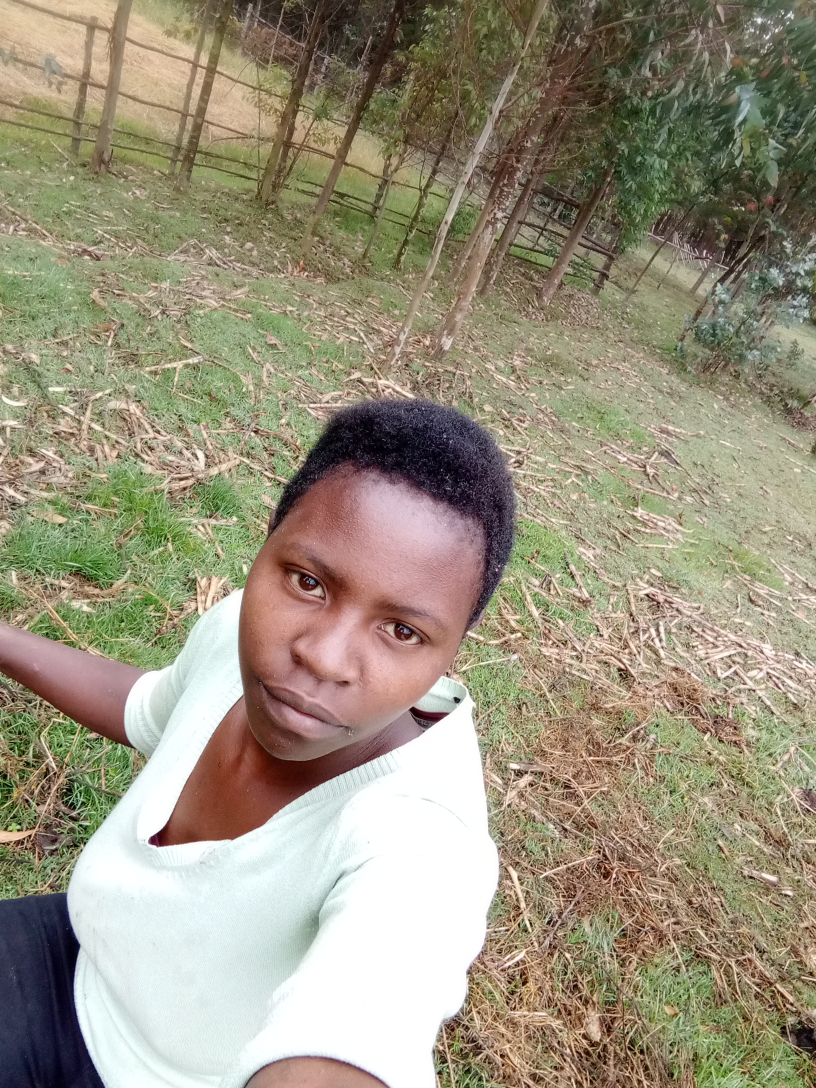
#> input picture verification faces/jecinta_111/IMG_20230810_085308_054.jpg, 2448 x 3264 px, given in place of the camera (shown at 1/3 size)
$ python 2.py
#> lines starting #> are read from the running program, lines starting #| are printed output that depends on the picture; after the words box and inside, x2 and y2 are one past the last pixel; in counts of white or black regions, pixels touching at a corner belong together
#> in generate_dataset, frame is the input picture: shape (3264, 2448, 3); mean B, G, R 125.3, 146.3, 154
import cv2
import numpy as np
from random import shuffle
from tqdm import tqdm

def my_label(image_name):
    if "jecinta" in image_name:
        return "jecinta"

def generate_dataset():
    face_classifier = cv2.CascadeClassifier("haarcascade_frontalface_default.xml")

    def face_cropped(img):
        gray = cv2.cvtColor(img, cv2.COLOR_BGR2GRAY)
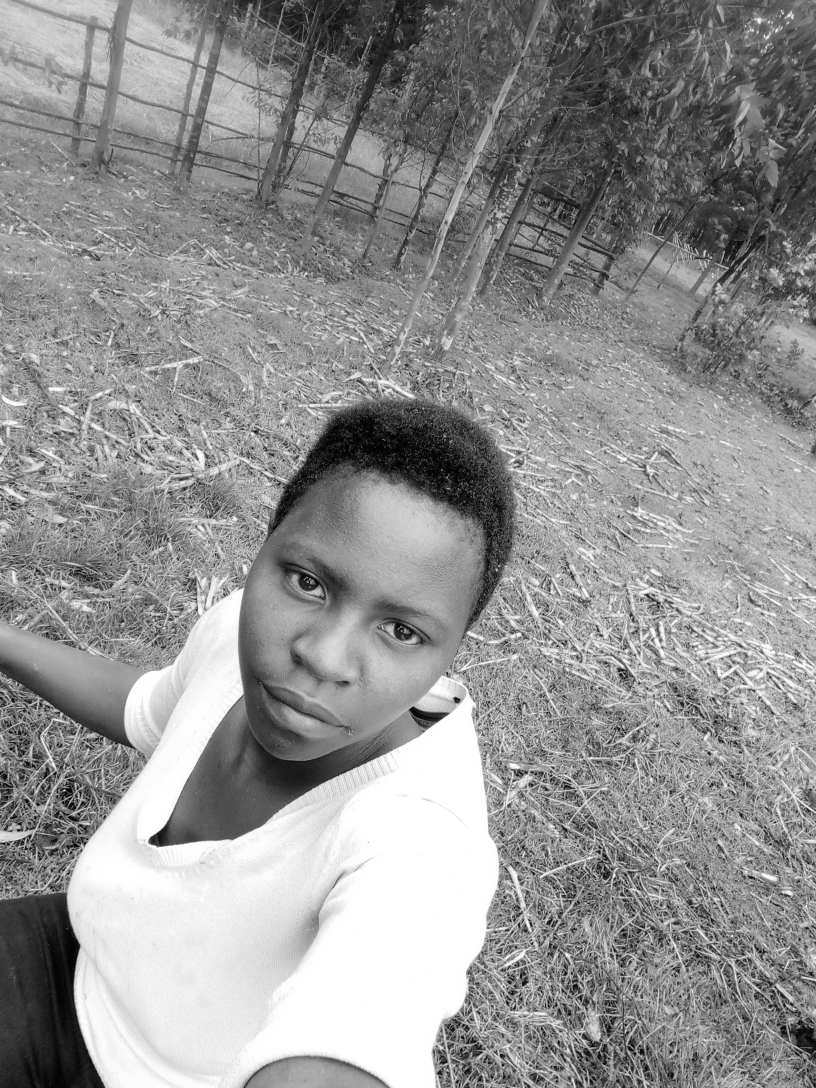
#> gray: shape (3264, 2448) (shown at 1/3 size); min 0, max 255, mean 146.2
        faces = face_classifier.detectMultiScale(gray, 1.3, 5)
#> faces = [[787, 62, 58, 58]]

        if len(faces) == 0:
            return None
        for (x, y, w, h) in faces:
            cropped_face = img[y:y+h, x:x+w]
            return cropped_face
#> this loop made 1 pass
#> pass 1, in face_cropped, `cropped_face = img[y:y+h, x:x+w]`:
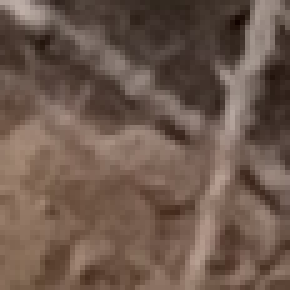
#> cropped_face: shape (58, 58, 3) (shown 5 times larger); mean B, G, R 77.7, 89.3, 109.9

    cap = cv2.VideoCapture(0)
    img_id = 0

    data = []
    while True:
        ret, frame = cap.read()
        if face_cropped(frame) is not None:
            img_id += 1
#> img_id = 1
            face = cv2.resize(face_cropped(frame), (200, 200))
#> the loop in face_cropped, `for (x, y, w, h) in faces:` made 1 pass
            face = cv2.cvtColor(face, cv2.COLOR_BGR2GRAY)
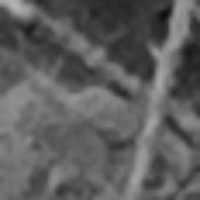
#> face: shape (200, 200); min 8, max 178, mean 94
            file_name_path = "data/jecinta." + str(img_id) + ".jpg"
#> file_name_path = 'data/jecinta.1.jpg'
            label = my_label(file_name_path)
#> label = 'jecinta'
            cv2.imwrite(file_name_path, face)
            cv2.putText(face, str(img_id), (50, 50), cv2.FONT_HERSHEY_COMPLEX, 1, (0, 255, 0), 2)
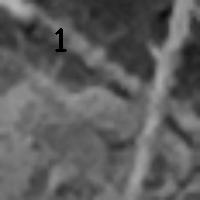
#> face: shape (200, 200); 0.31% of pixels changed, all inside (x1, y1, x2, y2) = (55, 28, 67, 52)
            data.append((face, label))
            print("Label for", file_name_path, "is:", label)  # Print the label
#| Label for data/jecinta.1.jpg is: jecinta
            if cv2.waitKey(1) == 13 or int(img_id) == 1000:
#> (key Esc is pressed here)
                break

    cap.release()
    cv2.destroyAllWindows()
    print("Collecting samples is completed")

    shuffle(data)  # Shuffle the data list
    shuffled_data = list(tqdm(data, desc="Shuffling data"))  # Use tqdm to visualize shuffling progress
#> shuffled_data = 2 items
    return shuffled_data

shuffled_data = generate_dataset()
#> shuffled_data = 2 items

$ run again, on verification faces/jecinta_111/IMG_20230810_085315_652.jpg
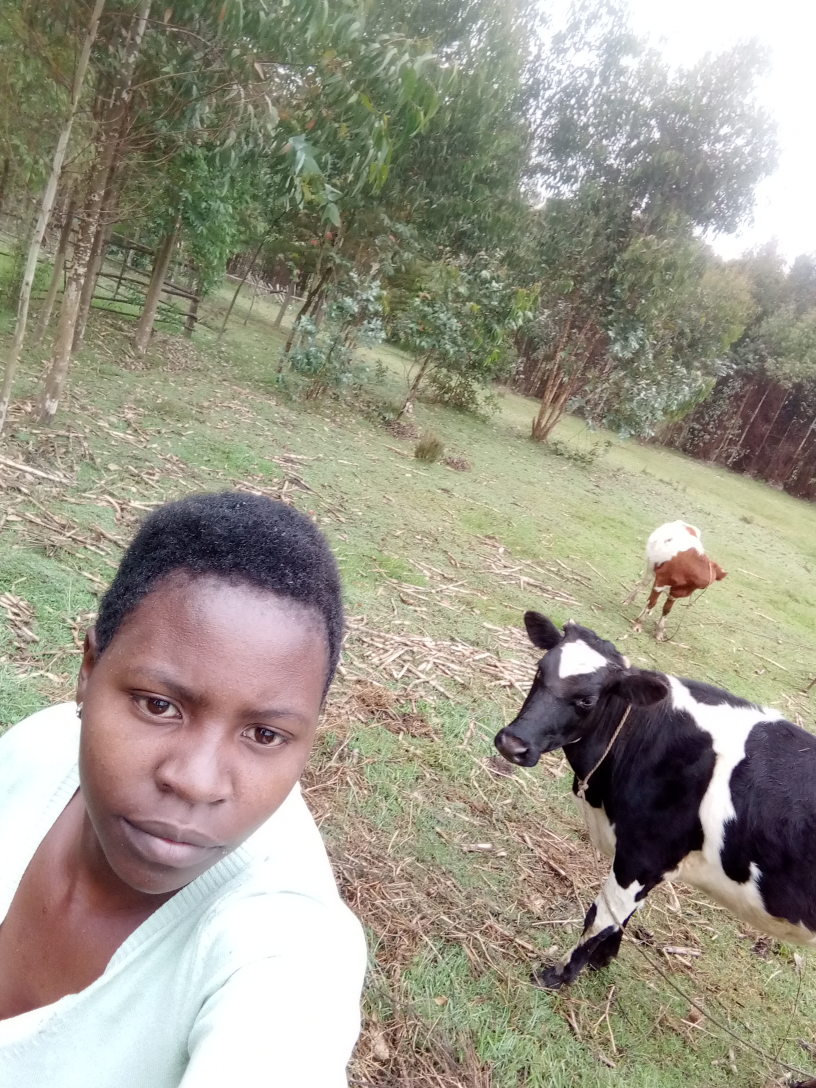
#> input picture verification faces/jecinta_111/IMG_20230810_085315_652.jpg, 2448 x 3264 px, given in place of the camera (shown at 1/3 size)
#> in generate_dataset, frame is the input picture: shape (3264, 2448, 3); mean B, G, R 136.4, 151, 155.3
#> in face_cropped, `gray = cv2.cvtColor(img, cv2.COLOR_BGR2GRAY)`:
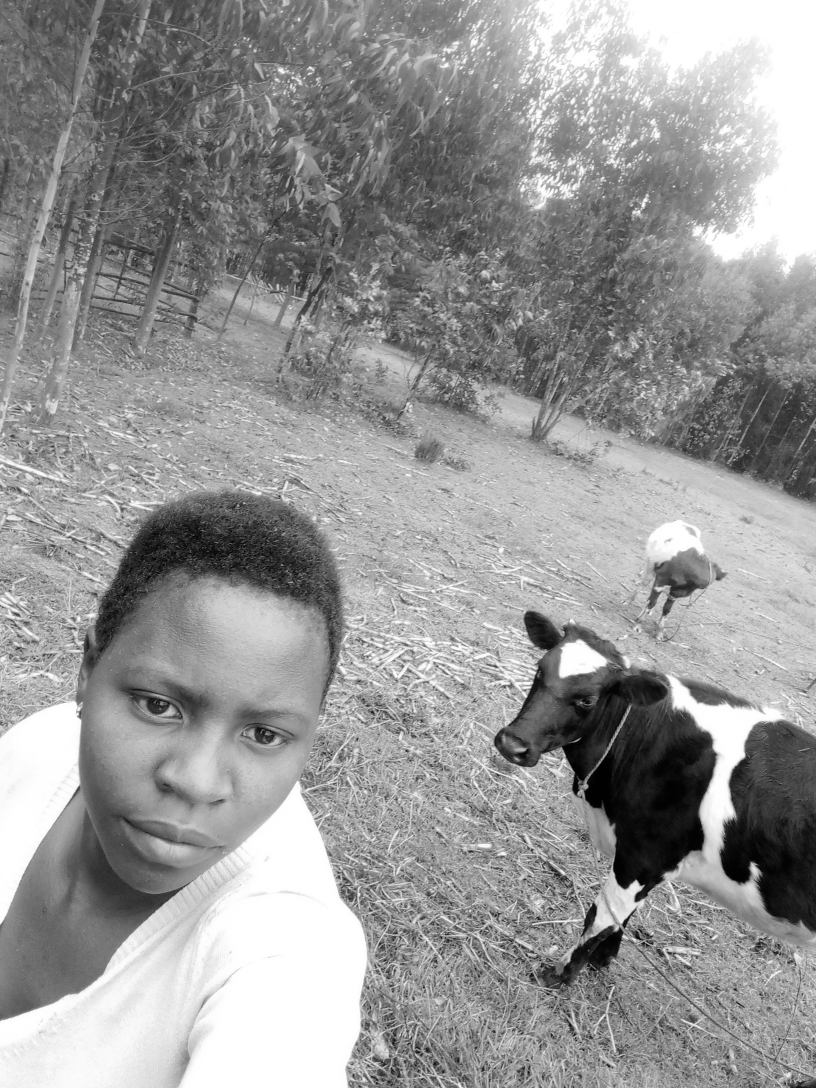
#> gray: shape (3264, 2448) (shown at 1/3 size); min 0, max 255, mean 150.6
#> faces = [[568, 161, 51, 51]]
#> the loop in face_cropped, `for (x, y, w, h) in faces:` made 1 pass
#> img_id = 1
#> file_name_path = 'data/jecinta.1.jpg'
#> label = 'jecinta'
#> in generate_dataset, `cv2.putText(face, str(img_id), (50, 50), cv2.FONT_HERSHEY_COMPLEX, 1, ..`:
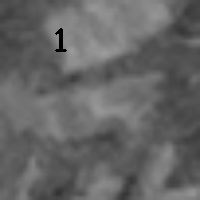
#> face: shape (200, 200); min 0, max 156, mean 101.1
#| Label for data/jecinta.1.jpg is: jecinta
#> in generate_dataset, `shuffled_data = list(tqdm(data, desc="Shuffling data"))`: shuffled_data = 2 items
